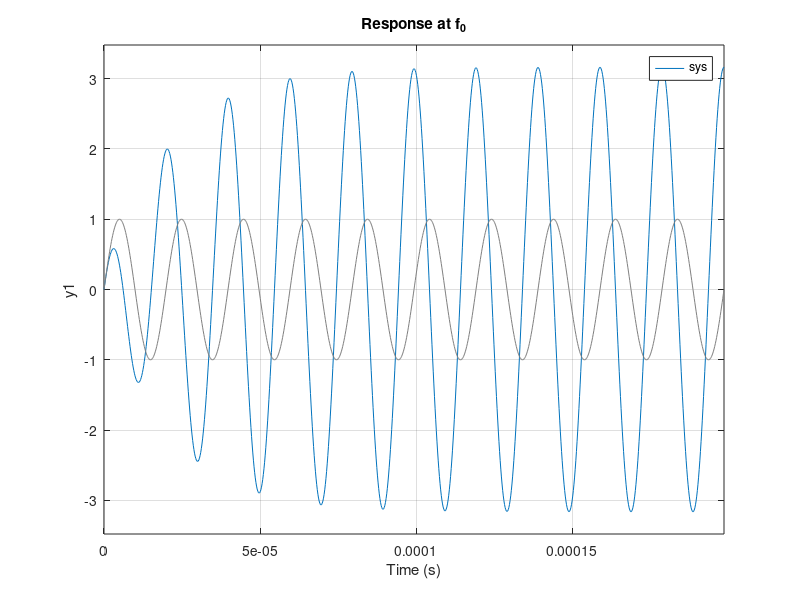
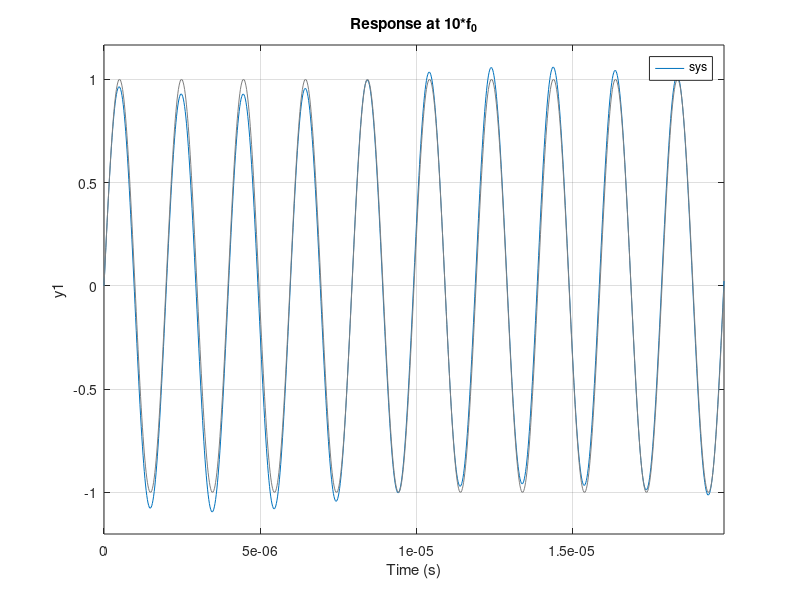
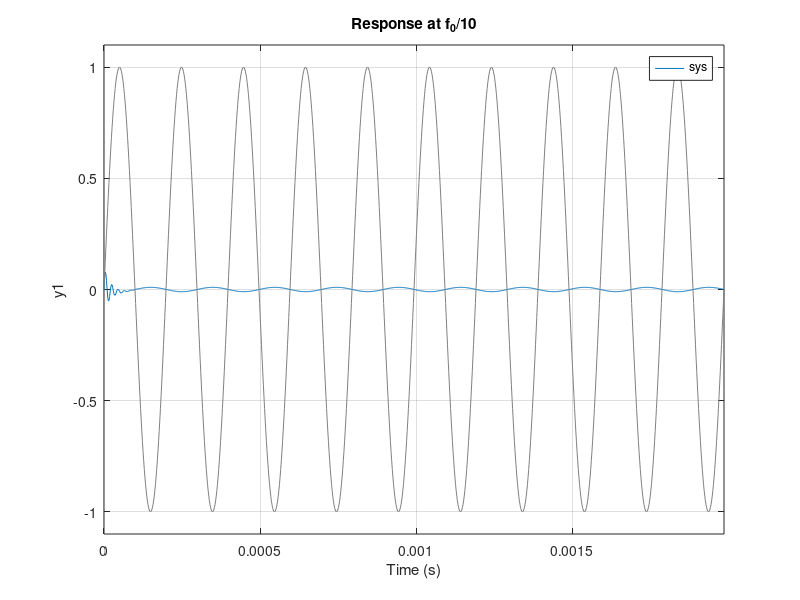

Reproduce these figures in MATLAB, in order.
% Circuit parameters
R = 100;
L = 1e-3;     % 10 microHenries
C = 0.01e-6;  % 0.01 microFarads

% Define the transfer function for Vout = VL in a series RLC
num = [L*C, 0, 0];
den = [L*C, R*C, 1];

% Transfer function model
sys = tf(num, den);

% Resonant frequency
f0 = 1/(2*pi*sqrt(L*C));
disp(['Resonant Frequency (f0): ', num2str(f0/1e3), ' kHz']);
%------------------------------------------------------




% Frequency of interest (f0)
f_test = f0;
t = [0:0.01/f_test:10/f_test]; 

figure(1)
% Sinusoidal input at f_test
x_test = sin(2*pi*f_test*t);
lsim(sys, x_test, t);

title(['Response at f_0']);
xlabel('Time (s)');
ylabel('y1');
% legend('Input (Vin)', 'Output (Vout)');
grid on;
%------------------------------------------------------




%2. Frequency of interest (f0*10)
f_test2 = f0*10;
t2 = [0:0.01/f_test2:10/f_test2]; 

% Sinusoidal input at f_test
x_test2 = sin(2*pi*f_test2*t2);

 figure(2);
lsim(sys, x_test2, t2);
title(['Response at 10*f_0']);
xlabel('Time (s)');
ylabel('y1');
% legend('Input (Vin)', 'Output (Vout)');
grid on;
%---------------------------------------------------------



%3. Frequency of interest (f0/10)
f_test3 = f0/10;
t3 = [0:0.01/f_test3:10/f_test3]; 

% Sinusoidal input at f_test
x_test3 = sin(2*pi*f_test3*t3);

figure(3);
lsim(sys, x_test3, t3);
title(['Response at f_0/10']);
xlabel('Time (s)');
ylabel('y1');
% legend('Input (Vin)', 'Output (Vout)');
grid on;

%--------------------------------------------------------
